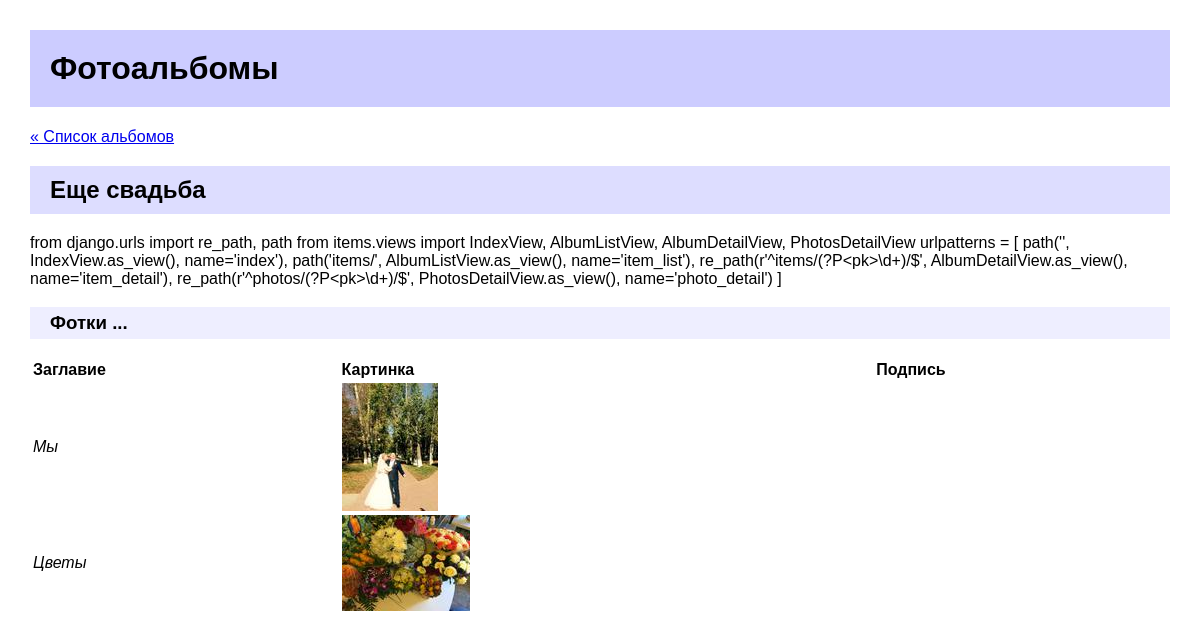
/gallery/items/2/, run on an earlier commit of the app's database.
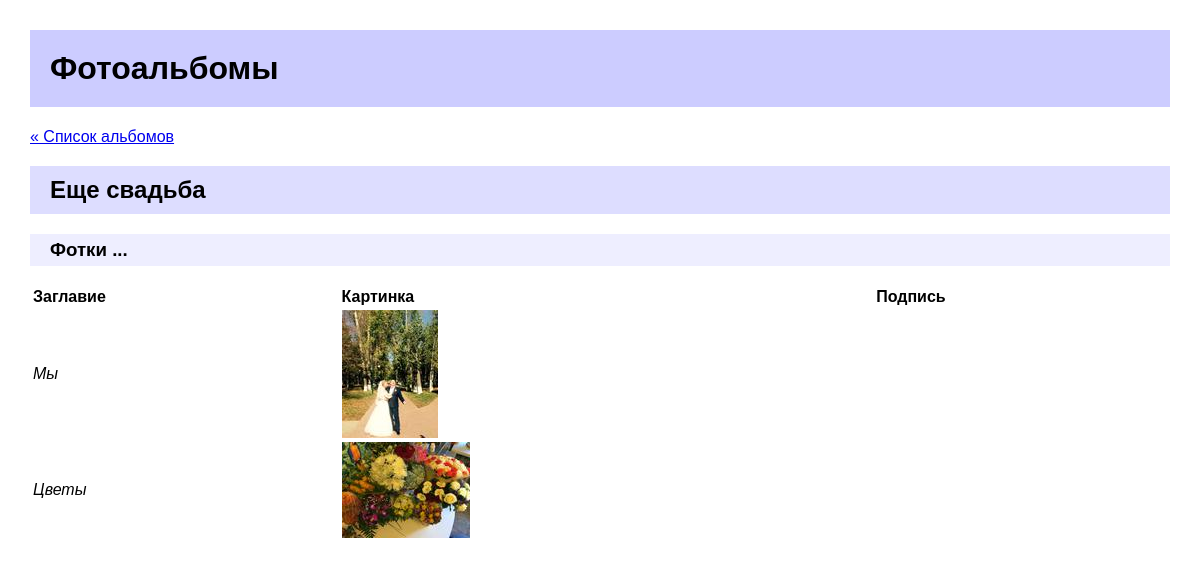
And on a later commit of the database.
### items/models/album.py (models this page shows, shortened)
class Album(Model):
    name = CharField(verbose_name="Наименование альбома", max_length=250)
    description = TextField(verbose_name="Характеристики альбома", blank=True, null=True)
    class Meta:
        verbose_name = 'Фотоальбом'
        verbose_name_plural = 'Фотоальбомы'
        ordering = ['name']

### items/views.py (the view)
# urls.py: path('items/<int:pk>/', AlbumDetailView.as_view(), name='item_detail'),
class AlbumDetailView(DetailView):
    model = Album
    template_name = 'items_detail.html'
    def get_queryset(self):
        return Album.objects.all()

### context_processors.py (called while the page is built)
def root_url_processor(request):
    return {'ROOT_URL': ROOT_URL}

### items/__init__.py (called while the page is built)
def permalink(func):
    from functools import wraps
    from django.urls import reverse
    @wraps(func)
    def inner(*args, **kwargs):
        tuple = func(*args, **kwargs)
        res = reverse(tuple[0], None, *tuple[1:3])
        return res
    return inner

### items/fields.py (called while the page is built)
    def _add_thumb(self, s):
        parts = s.split(".")
        parts.insert(-1, "thumb")
        if parts[-1].lower() not in ['jpeg', 'jpg']:
            parts[-1] = 'jpg'
        return ".".join(parts)

    @property
    def thumb_url(self):
        return self._add_thumb(self.url)

### items/models/photos.py (called while the page is built)
    @permalink
    def get_absolute_url(self):
        return ('photo_detail', None, dict(pk=self.id))

### items/templates/items_detail.html (shortened to what this page needs)
{% extends "base.html" %}
{% block content %}
    <p><a href="{% url 'item_list' %}">&laquo; Список альбомов</a></p>
    <h2>{{ object.name }}</h2>
    <p>{{ object.description }}</p>
    <h3>Фотки ...</h3>
    <table>
        <tr>
            <th>Заглавие</th>
            <th>Картинка</th>
            <th>Подпись</th>
        </tr>
        {% for photo in object.photo_set.all %}
            <tr>
                <td><i>{{ photo.title }}</i></td>
                <td>
                    <a href="{{ photo.get_absolute_url }}">
                        <img src="{{ photo.image.thumb_url }}"/>
                    </a>
                </td>
            </tr>
        {% endfor %}
    </table>
{% endblock %}

What changed in the data, as far as the page shows it:
changed Album "Еще свадьба": description "from django.urls import re_path, path from items.views import IndexView, AlbumListView, AlbumDetailView, PhotosDetailView urlpatterns = [ path('', IndexView.as_view(), name='index'), path('items/', AlbumListView.as_view(), name='item_list'), re_path(r'^items/(?P<pk>\\d+)/$', AlbumDetailView.as_view(), name='item_detail'), re_path(r'^photos/(?P<pk>\\d+)/$', PhotosDetailView.as_view(), name='photo_detail') ]" → (not shown)
